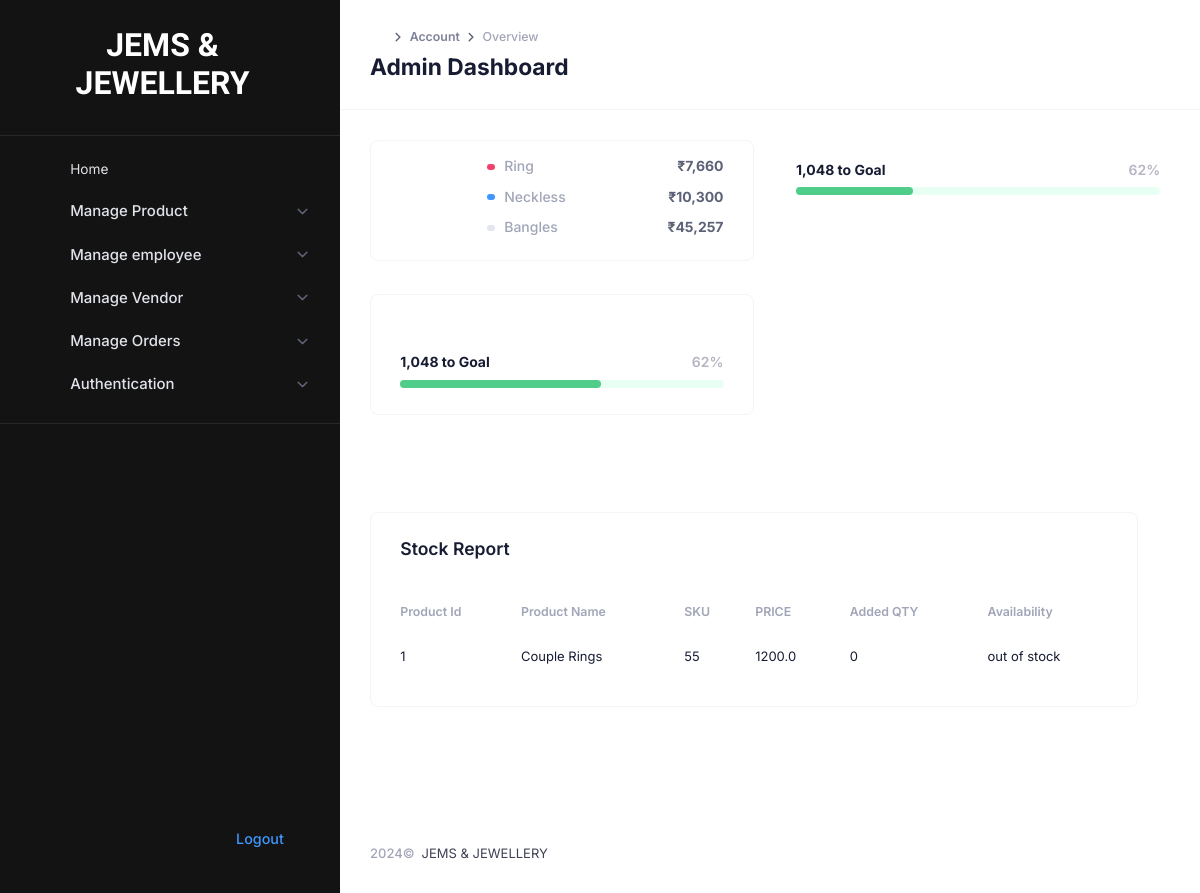
Screenshot of /adminapp/adminhome/ with the database file from the repository.
### vendorapp/models.py (models this page shows, shortened)
class Product(models.Model):
    vid=models.ForeignKey(Vendor,on_delete=models.SET_NULL,null=True,blank=True)
    cid=models.ForeignKey(Category,on_delete=models.CASCADE,default="")
    sid=models.ForeignKey(Subcategory,on_delete=models.CASCADE,default="",blank=True,null=True)
    name=models.CharField(max_length=200)
    price=models.FloatField()
    description=models.CharField(max_length=500)
    availability=models.CharField(max_length=200,choices=ava,default='',null=True,blank=True)
    pieces=models.IntegerField()
    sku=models.CharField(max_length=20,default='',null=True,blank=True)
    image=models.FileField()
    image1=models.FileField()
    image2=models.FileField()
    image3=models.FileField()
    Tag=models.CharField(max_length=250,choices=t,default='',null=True)
    discount_percentage = models.IntegerField( null=True, blank=True)

### adminapp/views.py (the view)
# urls.py: path('adminhome/',views.adminhome),
def adminhome(request):
    st=Product.objects.all()
    for i in st:
        if i.availability == 'out of stock':
            print(i.availability)
    return render(request,'adminhome.html',{'st':st})

### adminapp/admintemps/adminhome.html (shortened to what this page needs)
{% extends 'adminheader.html' %}
{% load static %}
{% block content %}
					<div class="app-main flex-column flex-row-fluid" id="kt_app_main">
						<div class="d-flex flex-column flex-column-fluid">
							<div id="kt_app_content" class="app-content flex-column-fluid">
								<div id="kt_app_content_container" class="app-container container-fluid">
									<div class="row g-5 g-xl-10 mb-xl-10">
										<div class="col-md-6 col-lg-6 col-xl-6 col-xxl-3 mb-md-5 mb-xl-10">
											<div class="card card-flush h-md-50 mb-5 mb-xl-10">
												<div class="card-body pt-2 pb-4 d-flex align-items-center">
													<div class="d-flex flex-center me-5 pt-2">
														<div id="kt_card_widget_4_chart" style="min-width: 70px; min-height: 70px" data-kt-size="70" data-kt-line="11"></div>
													</div>
													<div class="d-flex flex-column content-justify-center w-100">
														<div class="d-flex fs-6 fw-semibold align-items-center">
															<div class="bullet w-8px h-6px rounded-2 bg-danger me-3"></div>
															<div class="text-gray-500 flex-grow-1 me-4">Ring</div>
															<div class="fw-bolder text-gray-700 text-xxl-end">₹7,660</div>
														</div>
														<div class="d-flex fs-6 fw-semibold align-items-center my-3">
															<div class="bullet w-8px h-6px rounded-2 bg-primary me-3"></div>
															<div class="text-gray-500 flex-grow-1 me-4">Neckless</div>
															<div class="fw-bolder text-gray-700 text-xxl-end">₹10,300</div>
														</div>
														<div class="d-flex fs-6 fw-semibold align-items-center">
															<div class="bullet w-8px h-6px rounded-2 me-3" style="background-color: #E4E6EF"></div>
															<div class="text-gray-500 flex-grow-1 me-4">Bangles</div>
															<div class="fw-bolder text-gray-700 text-xxl-end">₹45,257</div>
														</div>
													</div>
												</div>
											</div>
											<div class="card card-flush h-md-50 mb-xl-10">
												<div class="card-body d-flex align-items-end pt-0">
													<div class="d-flex align-items-center flex-column mt-3 w-100">
														<div class="d-flex justify-content-between w-100 mt-auto mb-2">
															<span class="fw-bolder fs-6 text-dark">1,048 to Goal</span>
															<span class="fw-bold fs-6 text-gray-400">62%</span>
														</div>
														<div class="h-8px mx-3 w-100 bg-light-success rounded">
															<div class="bg-success rounded h-8px" role="progressbar" style="width: 62%;" aria-valuenow="10" aria-valuemin="0" aria-valuemax="100"></div>
														</div>
													</div>
												</div>
											</div>
										</div>
										<div class="col-md-6 col-lg-6 col-xl-6 col-xxl-3 mb-md-5 mb-xl-10">
												<div class="card-body d-flex flex-column justify-content-end pe-0">
												<div class="card-body d-flex flex-column justify-content-end pe-0">
													<div class="d-flex align-items-center flex-column mt-3 p-3 w-100">
														<div class="d-flex justify-content-between w-100 mt-auto mb-2">
															<span class="fw-bolder fs-6 text-dark">1,048 to Goal</span>
															<span class="fw-bold fs-6 text-gray-400">62%</span>
														</div>
														<div class="h-8px mx-3 w-100 bg-light-success rounded">
															<div class="bg-success rounded h-8px" role="progressbar" style="width: 32%;" aria-valuenow="10" aria-valuemin="0" aria-valuemax="100"></div>
														</div>
													</div>
												</div>
											</div>
										</div>
									<div class="row gy-5 g-xl-10">
											<div class="col-xl-12 mb-xl-10">
											<div class="card h-md-100">
												<div class="card-header align-items-center border-0">
													<h3 class="fw-bold text-gray-900 m-0">Stock Report</h3>
												</div>
												<div class="card-body pt-2">
													<div class="tab-content">
														<div class="tab-pane fade show active" id="kt_stats_widget_2_tab_1">
															<div class="table-responsive">
																<table class="table table-row-dashed align-middle gs-0 gy-4 my-0">
																	<thead>
																		<tr class="fs-7 fw-bold text-gray-500 border-bottom-0">
																			<th>Product Id</th>
																			<th> Product Name</th>
																			<th>SKU</th>
																			<th>PRICE</th>
																			<th> Added QTY</th>
																			<th>Availability</th>
																		</tr>
																	</thead>
																	<tbody>
																	  {% for i in st %}
																	    <tr>
																		   <td>{{i.id}}</td>
																		   <td>{{i.name}}</td>
																		   <td>{{i.sku}}</td>
																		   <td>{{i.price}}</td>
																		   <td>{{i.pieces}}</td>
																		   <td>{{i.availability}}</td>
																	    </tr>
																	  {% endfor %}
																	</tbody>
																</table>
															</div>
														</div>
													</div>
												</div>
											</div>
										</div>
									</div>
								</div>
							</div>
						</div>
						<div id="kt_app_footer" class="app-footer">
							<div class="app-container container-fluid d-flex flex-column flex-md-row flex-center flex-md-stack py-3">
								<div class="text-dark order-2 order-md-1">
									<span class="text-muted fw-semibold me-1">2024&copy;</span>
									<a href="" target="_blank" class="text-gray-800 text-hover-primary">JEMS & JEWELLERY</a>
								</div>
							</div>
						</div>
					</div>
				</div>
			</div>
		</div>
{% endblock %}

### rows the page displays
Product: id "1", name "Couple Rings", sku "55", price "1200.0", pieces "0", availability "out of stock"
